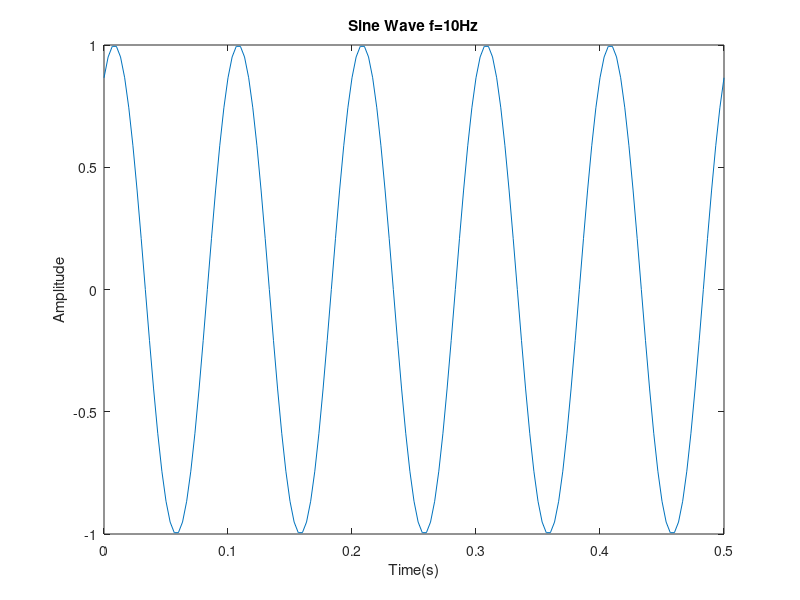
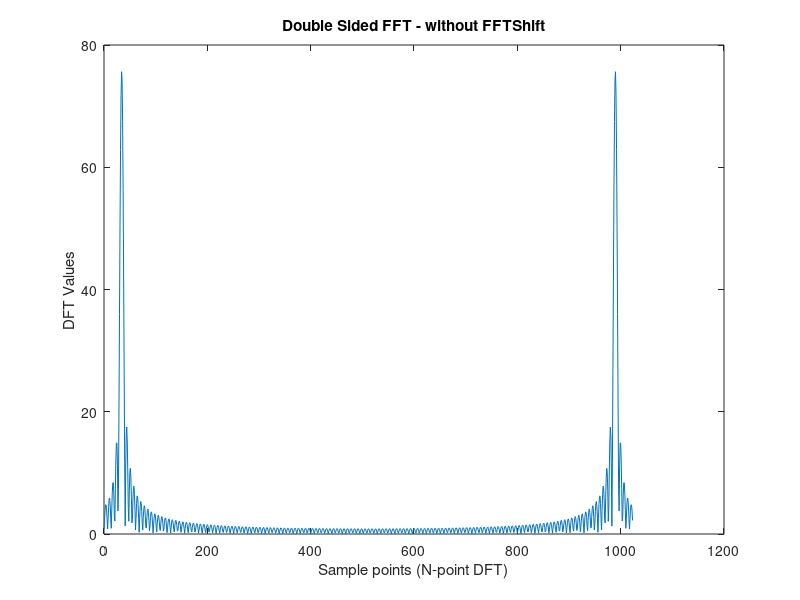
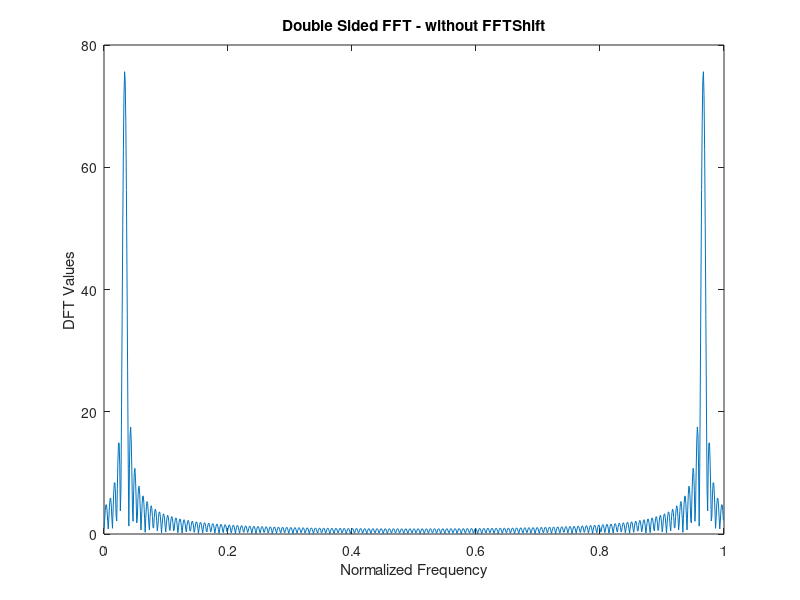
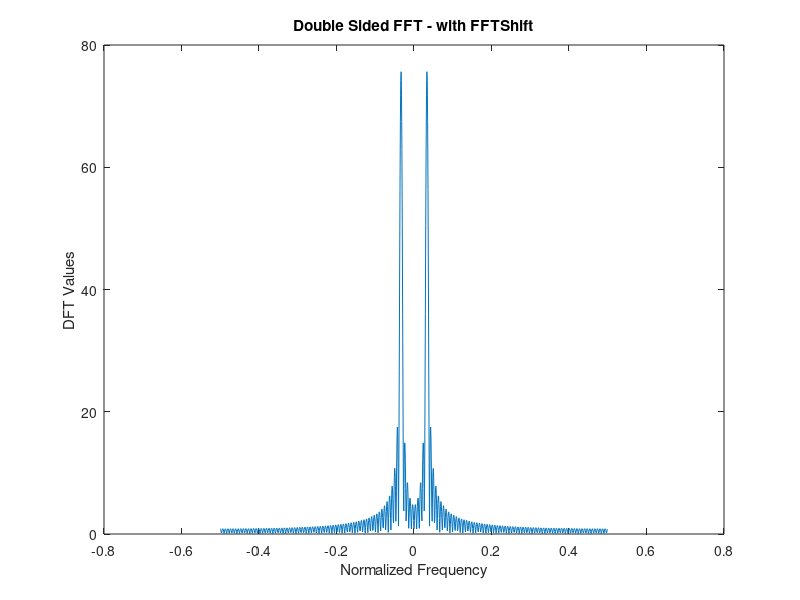

These charts were generated, in order, by the following MATLAB code:
f=10; %frequency of sine wave
overSampRate=30; %oversampling rate
fs=overSampRate*f; %sampling frequency
phase = 1/3*pi; %desired phase shift in radians
nCyl = 5; %to generate five cycles of sine wave
 
t=0:1/fs:nCyl*1/f; %time base
 
x=sin(2*pi*f*t+phase); %replace with cos if a cosine wave is desired
figure
    plot(t,x);
    title(['Sine Wave f=', num2str(f), 'Hz']);
    xlabel('Time(s)');
    ylabel('Amplitude');

%%
NFFT=1024; %NFFT-point DFT	 	 
X=fft(x,NFFT); %compute DFT using FFT	 	 
nVals=0:NFFT-1; %DFT Sample points	 	 
figure
    plot(nVals,abs(X));	 	 
    title('Double Sided FFT - without FFTShift');	 	 
    xlabel('Sample points (N-point DFT)')	 	 
    ylabel('DFT Values');

%%
NFFT=1024; %NFFT-point DFT	 	 
X=fft(x,NFFT); %compute DFT using FFT	 	 
nVals=(0:NFFT-1)/NFFT; %Normalized DFT Sample points	 	 
figure
    plot(nVals,abs(X));	 	 
    title('Double Sided FFT - without FFTShift');	 	 
    xlabel('Normalized Frequency')	 	 
    ylabel('DFT Values');

%%
NFFT=1024; %NFFT-point DFT	 	 
X=fftshift(fft(x,NFFT)); %compute DFT using FFT	 	 
fVals=(-NFFT/2:NFFT/2-1)/NFFT; %DFT Sample points	 	 
figure
    plot(fVals,abs(X));	 	 
    title('Double Sided FFT - with FFTShift');	 	 
    xlabel('Normalized Frequency')	 	 
    ylabel('DFT Values');

%%
NFFT=1024;	 	 
X=fftshift(fft(x,NFFT));	 	 
fVals=fs*(-NFFT/2:NFFT/2-1)/NFFT;	 	 
figure
    plot(fVals,abs(X),'b');	 	 
    title('Double Sided FFT - with FFTShift');	 	 
    xlabel('Frequency (Hz)')
    ylabel('|DFT Values|');

%%
NFFT=1024;
L=length(x);	 	 
X=fftshift(fft(x,NFFT));	 	 
Px=X.*conj(X)/(NFFT*L); %Power of each freq components	 	 
fVals=fs*(-NFFT/2:NFFT/2-1)/NFFT;	 	 
figure
    plot(fVals,Px,'b');	 	 
    title('Power Spectral Density');	 	 
    xlabel('Frequency (Hz)')	 	 
    ylabel('Power');
